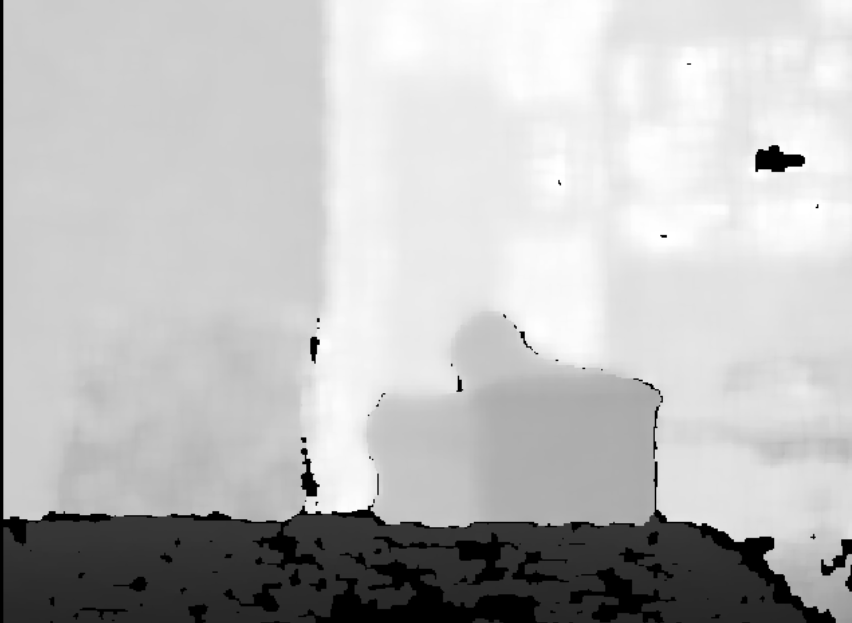
#> input picture images/depth_gray.png, 852 x 623 px, found by its file name
$ python morph_transfor.py
#> lines starting #> are read from the running program, lines starting #| are printed output that depends on the picture; after the words box and inside, x2 and y2 are one past the last pixel; in counts of white or black regions, pixels touching at a corner belong together
import cv2
import numpy as np
from matplotlib import pyplot as plt

img_path = "images/depth_gray.png"


img_ = cv2.imread(img_path, cv2.IMREAD_GRAYSCALE)
#> img_ is the input picture: shape (623, 852); min 0, max 255, mean 188.6

img = cv2.medianBlur(img_, 41)
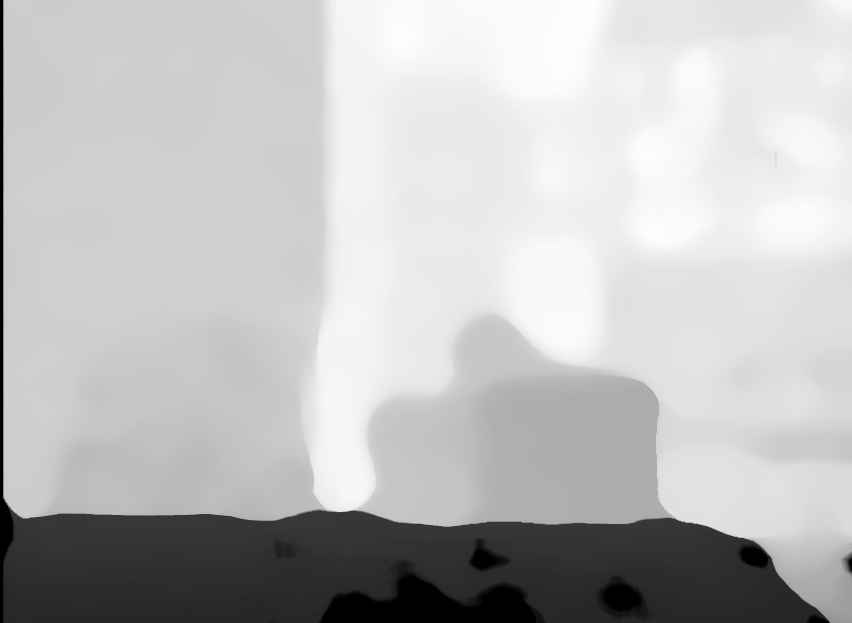
#> img: shape (623, 852); min 0, max 253, mean 190.1

_, mask = cv2.threshold(img, 100, 200, cv2.THRESH_BINARY_INV)
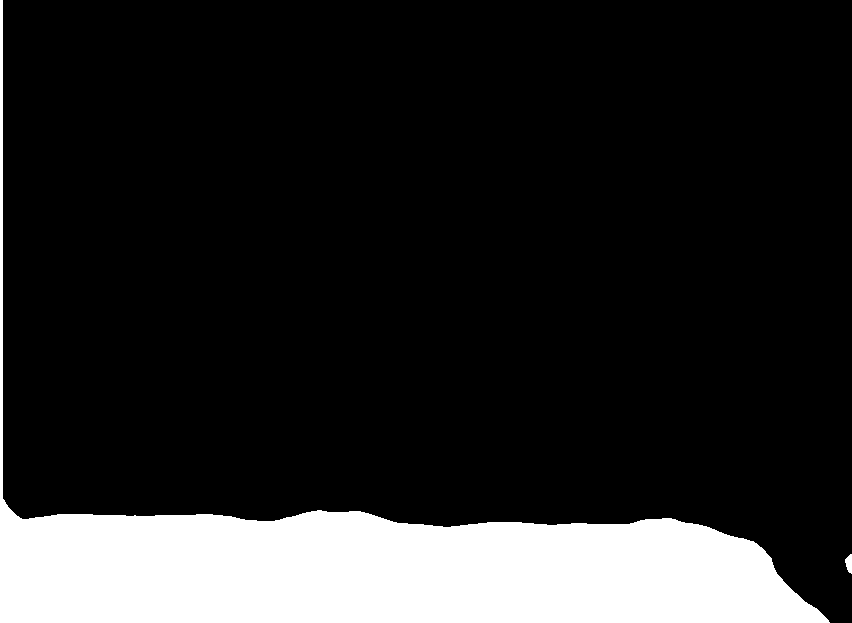
#> mask: shape (623, 852); values 0 (black) and 200 (white), 15.5% white; 2 white regions, box (x1, y1, x2, y2) and area: (0, 0, 830, 623) 82321, (845, 554, 852, 574) 99

kernal = np.ones((5,5), np.uint8)

dilation = cv2.dilate(mask, kernal, iterations=2)
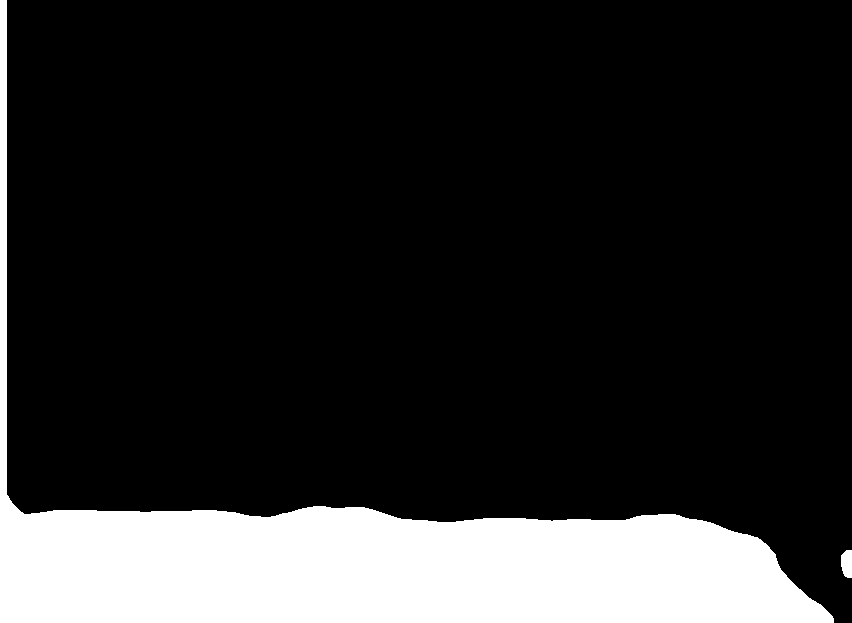
#> dilation: shape (623, 852); values 0 (black) and 200 (white), 16.7% white; 2 white regions, box (x1, y1, x2, y2) and area: (0, 0, 834, 623) 88384, (841, 550, 852, 578) 267
erosion = cv2.erode(mask, kernal, iterations=1)
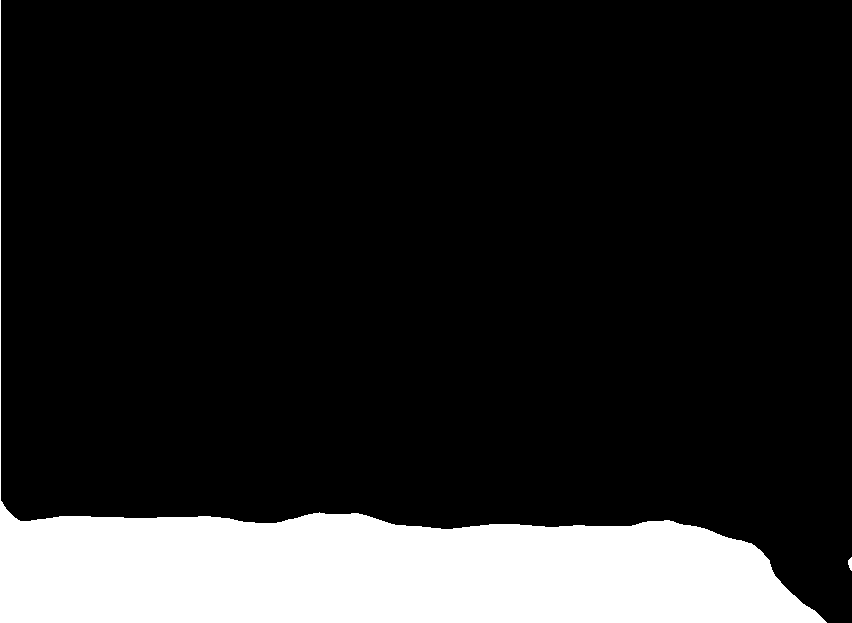
#> erosion: shape (623, 852); values 0 (black) and 200 (white), 14.9% white; 2 white regions, box (x1, y1, x2, y2) and area: (0, 0, 827, 623) 79292, (848, 557, 852, 571) 40
opening = cv2.morphologyEx(mask, cv2.MORPH_OPEN, kernal)
#> opening: shape (623, 852); values 0 (black) and 200 (white), 15.5% white; 2 white regions, box (x1, y1, x2, y2) and area: (0, 0, 829, 623) 82318, (846, 555, 852, 573) 92
closing = cv2.morphologyEx(mask, cv2.MORPH_CLOSE, kernal)
mg = cv2.morphologyEx(mask, cv2.MORPH_GRADIENT, kernal)
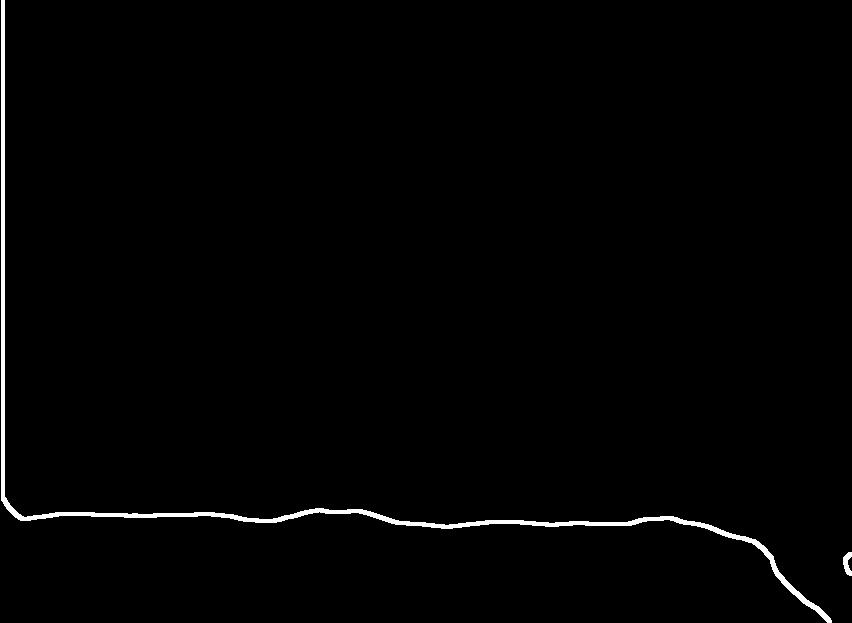
#> mg: shape (623, 852); values 0 (black) and 200 (white), 1.2% white; 2 white regions, box (x1, y1, x2, y2) and area: (1, 0, 832, 623) 6061, (843, 552, 852, 576) 135
th = cv2.morphologyEx(mask, cv2.MORPH_TOPHAT, kernal)
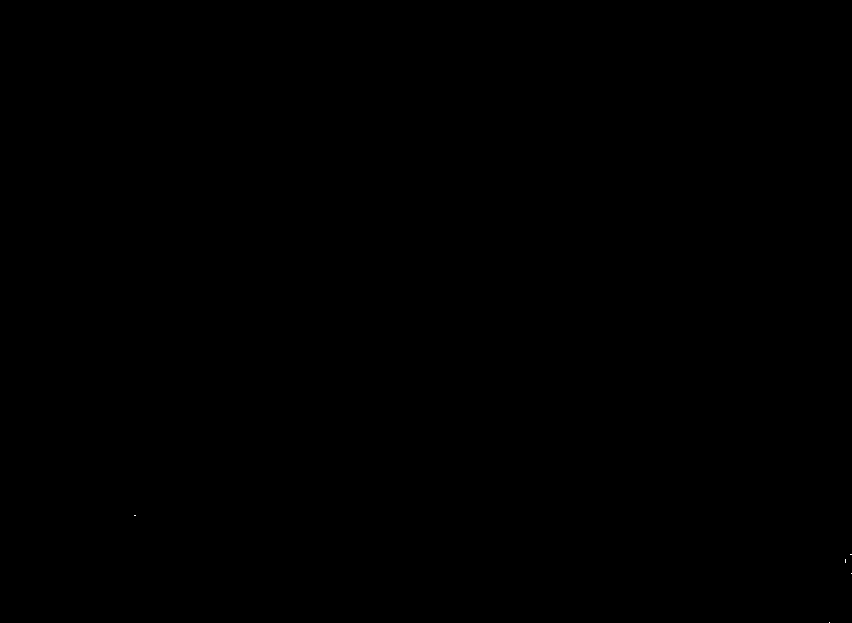
#> th: shape (623, 852); values 0 (black) and 200 (white), 0% white in thin lines or dots, all inside (x1, y1, x2, y2) = (134, 515, 852, 623)

titles = ['image', 'mask', 'dilation', 'erosion', 'opening', 'closing', 'mg', 'th']
images = [img, mask, dilation, erosion, opening, closing, mg, th]

for i in range(8):
    plt.subplot(2, 4, i+1), plt.imshow(images[i], 'gray')
    plt.title(titles[i])
    plt.xticks([]),plt.yticks([])

plt.show()
